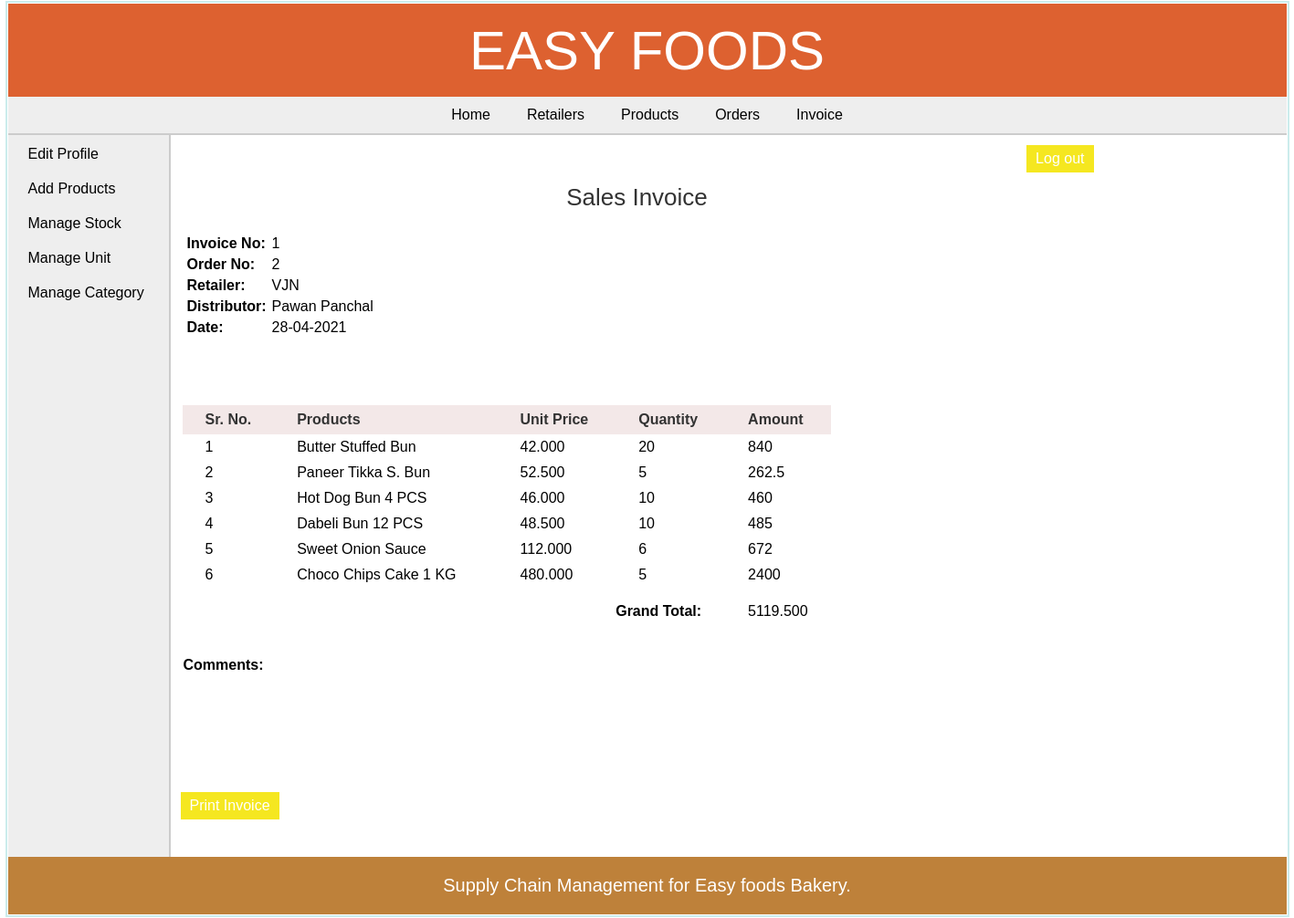
The app's page /manufacturer/view_invoice_items.php?id=1 (signed in) with its own data.
### tables this page shows
CREATE TABLE `invoice` (
  `invoice_id` int(11) NOT NULL,
  `order_id` int(11) NOT NULL,
  `retailer_id` int(11) NOT NULL,
  `dist_id` int(11) NOT NULL,
  `date` date NOT NULL,
  `total_amount` decimal(10,3) NOT NULL,
  `comments` text
);

CREATE TABLE `area` (
  `area_id` int(11) NOT NULL,
  `area_name` varchar(50) NOT NULL,
  `area_code` varchar(10) NOT NULL
);

CREATE TABLE `distributor` (
  `dist_id` int(11) NOT NULL,
  `dist_name` varchar(25) NOT NULL,
  `dist_email` varchar(50) DEFAULT NULL,
  `dist_phone` varchar(10) NOT NULL,
  `dist_address` varchar(200) DEFAULT NULL
);

CREATE TABLE `invoice_items` (
  `invoice_items_id` int(11) NOT NULL,
  `invoice_id` int(11) NOT NULL,
  `product_id` int(11) NOT NULL,
  `quantity` int(6) NOT NULL
);

CREATE TABLE `products` (
  `pro_id` int(11) NOT NULL,
  `pro_name` varchar(25) NOT NULL,
  `pro_desc` text,
  `pro_price` decimal(10,3) NOT NULL,
  `unit` int(11) NOT NULL,
  `pro_cat` int(11) NOT NULL,
  `quantity` int(6) DEFAULT NULL
);

### manufacturer/view_invoice_items.php (the view, shortened to what this page needs)
<?php
	require("../includes/config.php");
	if(isset($_SESSION['manufacturer_login'])) {
		if(isset($_GET['id'])){
			$invoice_id = $_GET['id'];
			$queryInvoiceItems = "SELECT *,invoice_items.quantity as quantity FROM invoice,invoice_items,products WHERE invoice.invoice_id='$invoice_id' AND invoice_items.product_id=products.pro_id AND invoice_items.invoice_id=invoice.invoice_id";
			$resultInvoiceItems = mysqli_query($con,$queryInvoiceItems);
			$querySelectInvoice = "SELECT * FROM invoice,retailer,distributor,area WHERE invoice_id='$invoice_id' AND invoice.retailer_id=retailer.retailer_id AND retailer.area_id=area.area_id AND invoice.dist_id=distributor.dist_id";
			$resultSelectInvoice = mysqli_query($con,$querySelectInvoice);
			$rowSelectInvoice = mysqli_fetch_array($resultSelectInvoice);
		}
	}
	else {
		header('Location:../index.php');
	}
?>
<!DOCTYPE html>
<html>
<head>
	<link rel="stylesheet" href="../includes/main_style.css" >
</head>
<body>
	<?php
		include("../includes/header.inc.php");
		include("../includes/nav_manufacturer.inc.php");
		include("../includes/aside_manufacturer.inc.php");
	?>
	<section>
	<div id="divToPrint" style="clear:both;" >
		<h1 style="text-align:center;">Sales Invoice</h1>
		<table class="table_infoFormat">
		<tr>
			<td><b> Invoice No: </b></td>
			<td> <?php echo $rowSelectInvoice['invoice_id']; ?> </td>
		</tr>
		<tr>
			<td><b> Order No: </b></td>
			<td> <?php echo $rowSelectInvoice['order_id']; ?> </td>
		</tr>
		<tr>
			<td><b> Retailer: </b></td>
			<td> <?php echo $rowSelectInvoice['area_code']; ?> </td>
		</tr>
		<tr>
			<td><b> Distributor: </b></td>
			<td> <?php echo $rowSelectInvoice['dist_name']; ?> </td>
		</tr>
		<tr>
			<td><b> Date: </b></td>
			<td> <?php echo date("d-m-Y",strtotime($rowSelectInvoice['date'])); ?> </td>
		</tr>
		</table>
		<form action="" method="POST" class="form">
		<table class="table_invoiceFormat" style="margin-top:50px;">
			<tr>
				<th style="padding-right:25px;"> Sr. No. </th>
				<th style="padding-right:150px;"> Products </th>
				<th style="padding-right:30px;"> Unit Price </th>
				<th style="padding-right:30px;"> Quantity </th>
				<th> Amount </th>
			</tr>
			<?php $i=1; while($rowInvoiceItems = mysqli_fetch_array($resultInvoiceItems)) { ?>
			<tr>
				<td> <?php echo $i; ?> </td>
				<td> <?php echo $rowInvoiceItems['pro_name']; ?> </td>
				<td> <?php echo $rowInvoiceItems['pro_price']; ?> </td>
				<td> <?php echo $rowInvoiceItems['quantity']; ?> </td>
				<td> <?php echo $rowInvoiceItems['quantity']*$rowInvoiceItems['pro_price']; ?> </td>
			</tr>
			<?php $i++; } ?>
			<tr style="height:40px;vertical-align:bottom;">
				<td colspan="4" style="text-align:right;"><b> Grand Total: </b></td>
				<td>
				<?php
					mysqli_data_seek($resultInvoiceItems,0);
					$rowInvoiceItems = mysqli_fetch_array($resultInvoiceItems);
					echo $rowInvoiceItems['total_amount'];
				?>
				</td>
			</tr>
		</table><br/><br/>
		<b>Comments:</b> <br/> <?php echo $rowSelectInvoice['comments']; ?>
		<br/><br/><br/><br/><br/><br/>
		</div>
		<input type="button" value="Print Invoice" class="submit_button" onclick="PrintDiv();" />
	</section>
	<?php
		include("../includes/footer.inc.php");
	?>
</body>
</html>

### includes/main_style.css (style rules this page uses)
* { font-family: arial,sans-serif; margin:0px; padding:1px; }
body { width:1400px; margin:auto; border:2px solid #cbecec; }
.submit_button { font-size:16px; margin-top:20px; margin-right:20px; padding:6px 10px; background-color:#f5e720; border:none; color:white; }
section { width:1000px; padding:10px; padding-bottom:40px; }
section h1 { margin-bottom:10px; font-weight:normal; color:#333; font-size: 26px; }
table { border-collapse: collapse; }
.table_invoiceFormat th { background-color:rgb(243, 232, 232); color:#333; padding: 7px 25px; }
.table_invoiceFormat tr { border:none; }
.table_invoiceFormat td,.table_invoiceFormat tr { padding: 5px 25px; text-align: left; }
.table_infoFormat { margin:20px 5px 25px; }
.table_infoFormat td { padding:5px 5px 0px 0px; }
.table_infoFormat td:first-child { font-weight:bold; }

### records on screen
invoice: invoice_id "1", order "2", area.area_code "VJN", dist.dist_name "Pawan Panchal", date "28-04-2021", total_amount "5119.500"
invoice_items: product.pro_name "Butter Stuffed Bun", product.pro_price "42.000", quantity "20", $rowInvoiceItems['quantity']*$rowInvoiceItems['pro_price'] "840"
invoice_items: product.pro_name "Paneer Tikka S. Bun", product.pro_price "52.500", quantity "5", $rowInvoiceItems['quantity']*$rowInvoiceItems['pro_price'] "262.5"
invoice_items: product.pro_name "Hot Dog Bun 4 PCS", product.pro_price "46.000", quantity "10", $rowInvoiceItems['quantity']*$rowInvoiceItems['pro_price'] "460"
invoice_items: product.pro_name "Dabeli Bun 12 PCS", product.pro_price "48.500", quantity "10", $rowInvoiceItems['quantity']*$rowInvoiceItems['pro_price'] "485"
invoice_items: product.pro_name "Sweet Onion Sauce", product.pro_price "112.000", quantity "6", $rowInvoiceItems['quantity']*$rowInvoiceItems['pro_price'] "672"
invoice_items: product.pro_name "Choco Chips Cake 1 KG", product.pro_price "480.000", quantity "5", $rowInvoiceItems['quantity']*$rowInvoiceItems['pro_price'] "2400"
